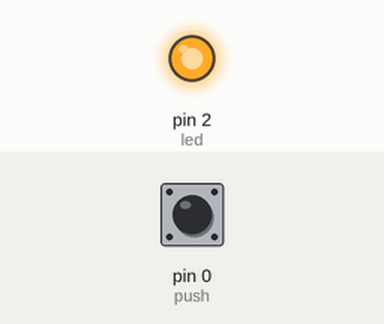
This program was run on a simulated MicroPython board. On the bench: output pins drawn as LEDs (lit = HIGH). The test bench sets the inputs (shaded band); at power-on: pin 0 (push) HIGH.

Above: at 1.2 s.
1.3 s: pin 0 (push) pulled LOW for 0.15 s
At 1.55 s:
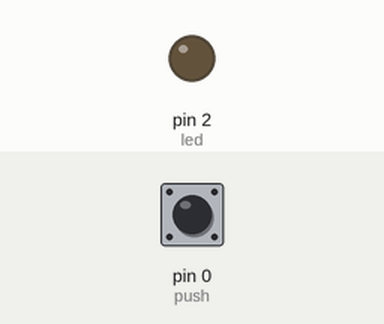
3.3 s: pin 0 (push) pulled LOW for 3.2 s
At 8.2 s:
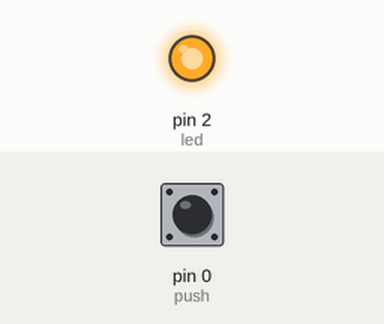
Timing chart, 0 to 9.7 s (numbered marks = the images above; inputs shaded):
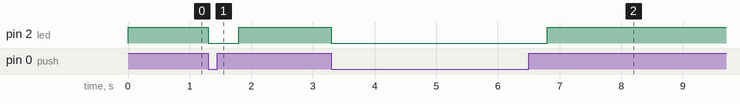

Measured:
- after the input at 1.3 s, pin 2 (led): HIGH → LOW at once, → HIGH 0.50 s later
- after the input at 3.3 s, pin 2 (led): HIGH → LOW at once, → HIGH 3.5 s later

The program:

TUTORIAL_4_-_PUSHBUTTON.py
```python
# CIRCUIT PLUS - Tutorial 04 PUSHBUTTON

from machine import Pin
from time import sleep

push = Pin(0, Pin.IN, Pin.PULL_UP) # declaring GPIO0 as an INPUT pin.
led = Pin(2, Pin.OUT) # declaring GPIO2 as an OUTPUT pin.

while True:

    if push.value() == 0:
        led.value(0)
        sleep(0.5)

    led.value(1)
```
